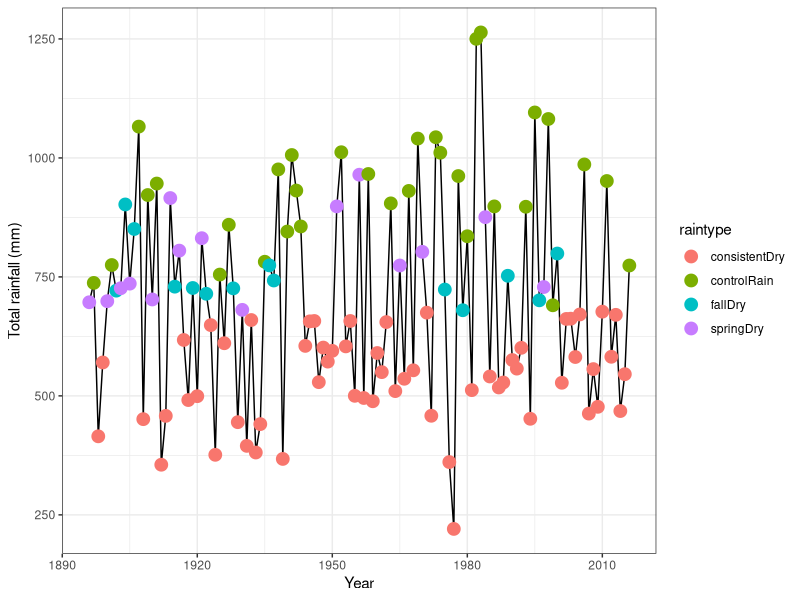
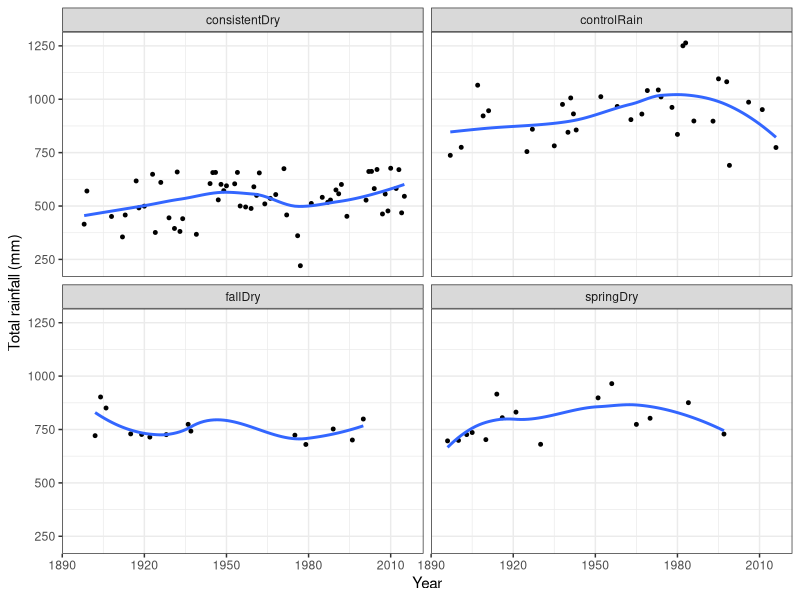

Reproduce these figures in R, in order. (Note: this script raises an error after producing the figures.)
### Historical projects for Browns Valley ###
library(tidyverse)
library(lubridate)

## Pull in the prism data and clean
rain <- read_csv("Data/PRISM_brownsvalley_long.csv", skip = 10) %>%
  mutate(ppt = `ppt (inches)`*2.54*10) %>%
  separate(Date, c("year", "month")) %>%
  mutate(year = as.numeric(year),
         month = as.numeric(month)) %>%
  mutate(year = ifelse(month == 12 | month == 11 | month == 10 | month == 9, year + 1, year)) %>%
  mutate(season = "Early",
         season = ifelse(month == 2 | month == 3 | month == 4, "Late", season)) %>%
  filter(month != 5, month != 6, month!= 7, month != 8)

## Summarize by year 
## Using 50% as the cutoff 
rainsummary <-  rain %>%
  group_by(year, season) %>%
  summarize(ppt = sum(ppt)) %>%
  spread(season, ppt) %>%
  mutate(Total = Early + Late) 

rainsummary <- rainsummary %>%
  mutate(raintype = "controlRain",
         raintype = ifelse(Early < quantile(rainsummary$Early, .5), "fallDry", raintype),
         raintype = ifelse(Late < quantile(rainsummary$Late, .5), "springDry", raintype),
         raintype = ifelse(Total < quantile(rainsummary$Total, .5), "consistentDry", raintype)) 


## Visualize the rainfall scenarios
#pdf("Rainfal history.pdf", width = 10, height = 8)
ggplot(rainsummary, aes(x=year, y=Total))  + geom_line()+
  geom_point(aes(color = raintype), size = 4) + theme_bw() + labs(x="Year", y="Total rainfall (mm)")
#dev.off()

## Look at if and how scenarios are changing through time
ggplot(rainsummary, aes(x=year, y=Total))  + 
  geom_point(size = 1) + theme_bw() + labs(x="Year", y="Total rainfall (mm)") +
  facet_wrap(~raintype) + geom_smooth(se=F)



### CREATE A FUNCTION THAT SETS VARIABLE PARAMETERS ACROSS TIMESTEPS ####
variable.par <- function(model.dat, trtselect, t.num){
  par = as.data.frame(matrix(NA, nrow=t.num, ncol=7))
  colnames(par) = c("Alambda", "AaiE", "AaiA", "Elambda", "EaiE", "EaiA", "treatment")
  for (i in 1:(t.num)){
    myparams <- subset(model.dat, treatment == trtselect[i])
    par$Alambda[i] <- as.numeric(subset(myparams, species == "Avena")[5])
    par$AaiE[i] <- as.numeric(subset(myparams, species == "Avena")[4])
    par$AaiA[i] <- as.numeric(subset(myparams, species == "Avena")[3])
    par$Elambda[i] <- as.numeric(subset(myparams, species == "Erodium")[5])
    par$EaiE[i] <- as.numeric(subset(myparams, species == "Erodium")[4])
    par$EaiA[i] <- as.numeric(subset(myparams, species == "Erodium")[3])
    par$treatment[i] <- as.character(trtselect[i])
    
  }
  return(par)
}

## set terms for the projection
varPar = variable.par(model.dat, rainsummary$raintype, t.num = nrow(rainsummary))
t.num = nrow(rainsummary)

N = as.data.frame(matrix(NA, nrow=t.num, ncol=2))
colnames(N) = c("Na", "Ne")
N[1,] =c(1002.06748, 10)

vartreatment <- varPar$treatment
vartreatmentprev <- c(NA, vartreatment[1:t.num-1])

## run the projection
variable.out <- cbind(growth(N, varPar, t.num), vartreatment, vartreatmentprev) %>%
  tbl_df() 

variable.out <- variable.out %>%
  mutate(time = as.numeric(row.names(variable.out)))

## Clean up the labels
variable.out2 <- variable.out %>%
  gather(species, count, Na:Ne) %>%
  tbl_df() %>%
  mutate( species2 = ifelse(species == "Ne", "Erodium", "Avena")) %>%
  mutate(vartreatment=ordered(vartreatment, levels = c(fallDry="fallDry", consistentDry="consistentDry", springDry="springDry", controlRain="controlRain"))) %>%
  mutate(vartreatmentprev=ordered(vartreatmentprev, levels = c(fallDry="fallDry", consistentDry="consistentDry", springDry="springDry", controlRain="controlRain")))

pdf("Variable_Projection.pdf", width = 8, height = 6)
ggplot(variable.out2, aes(x=time, y=(count), color = species)) + geom_line(size = 4) + 
  theme_bw() +  theme(text = element_text(size = 24), legend.position = "none",
                      panel.grid.major = element_blank(), panel.grid.minor = element_blank()) +  scale_y_log10() + #scale_y_log10(limits=c(.1, 1200), breaks = c(1, 10, 100, 1000)) +
  labs(y=expression(paste("Count (individuals/m"^"2",")")), x = "Time step")  + scale_color_manual(values = c("tan3", "darkgreen")) # +
dev.off()  
#geom_hline(yintercept = 1) + geom_hline(yintercept = 10)#+ 
  #ggtitle("Variable rainfall")


simco <- variable.out2 %>%
  dplyr::filter(time > 20) %>%
  mutate(species = species2) %>%
  dplyr::select(-species2)





###  ERODIUM MONOCULTURE
## set terms for the projection
varPar = variable.par(model.dat, rainsummary$raintype, t.num = nrow(rainsummary))
t.num = nrow(rainsummary)

N = as.data.frame(matrix(NA, nrow=t.num, ncol=2))
colnames(N) = c("Na", "Ne")
N[1,] =c(0, 30)

### CREATE A FUNCTION THAT RUNS THE MODEL for just ERO
growthEROmono = function(N, par.dat, t.num){
  for (i in 1:(t.num-1)){
    N$Na[i+1] = 0
    #  N$Na[i+1] =ifelse(N$Na[i +1] == 1, 0, N$Na[i + 1])
    N$Ne[i+1] = es*(1-eg)*N$Ne[i] + exp(log((N$Ne[i]*eg + 1))*par.dat$Elambda[i]/(1 + par.dat$EaiE[i]*log((N$Ne[i]*eg + 1)) + par.dat$EaiA[i]*log(N$Na[i]*ag + 1))) -1
    # N$Ne[i+1] =ifelse(N$Ne[i +1] == 1, 0, N$Ne[i + 1])
  }
  return(N)
}

eroMONO <- growthEROmono(N, varPar, t.num) %>%
  tbl_df()
eroMONO$timestep <- as.numeric(row.names(eroMONO))
  
ggplot(eroMONO, aes(x=timestep, y=Ne)) + geom_line()  
ggplot(subset(variable.out2, species == "Ne"), aes(x=time, y=count)) + geom_line()  



###  AVENA MONOCULTURE
## set terms for the projection
varPar = variable.par(model.dat, rainsummary$raintype, t.num = nrow(rainsummary))
t.num = nrow(rainsummary)

N = as.data.frame(matrix(NA, nrow=t.num, ncol=2))
colnames(N) = c("Na", "Ne")
N[1,] =c(1000, 0)


### CREATE A FUNCTION THAT RUNS THE MODEL for just ERO
### CREATE A FUNCTION THAT RUNS THE MODEL for just ERO

### CREATE A FUNCTION THAT RUNS THE MODEL
growthAVmono = function(N, par.dat, t.num){
  for (i in 1:(t.num-1)){
    N$Na[i+1] = as*(1-ag)*N$Na[i] + exp(log(N$Na[i]*ag+1)*par.dat$Alambda[i]/(1 + par.dat$AaiE[i]*log((N$Ne[i] + 1)*eg) +  par.dat$AaiA[i]*log(N$Na[i]*ag + 1))) -1
    #  N$Na[i+1] =ifelse(N$Na[i +1] == 1, 0, N$Na[i + 1])
    N$Ne[i+1] = 0
    # N$Ne[i+1] =ifelse(N$Ne[i +1] == 1, 0, N$Ne[i + 1])
  }
  return(N)
}


avMONO <- growthAVmono(N, varPar, t.num) %>%
  tbl_df()
avMONO$timestep <- as.numeric(row.names(avMONO))


ggplot(avMONO, aes(x=timestep, y=Na)) + geom_line()  
ggplot(subset(variable.out2, species == "Na"), aes(x=time, y=count)) + geom_line()  

